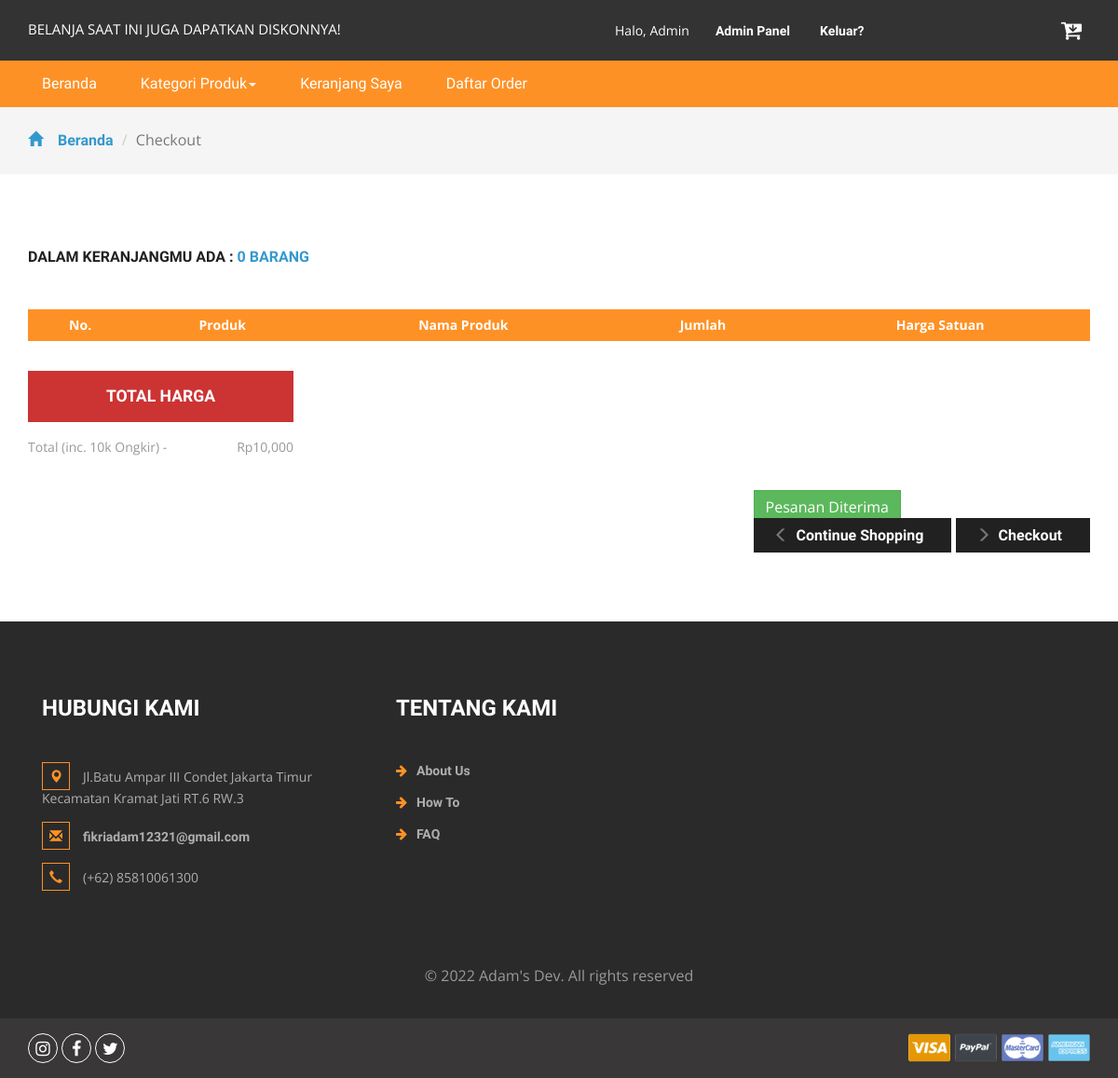
Before: /order.php?id=16S6RVz1Xs0aU (signed in) with the older database file.
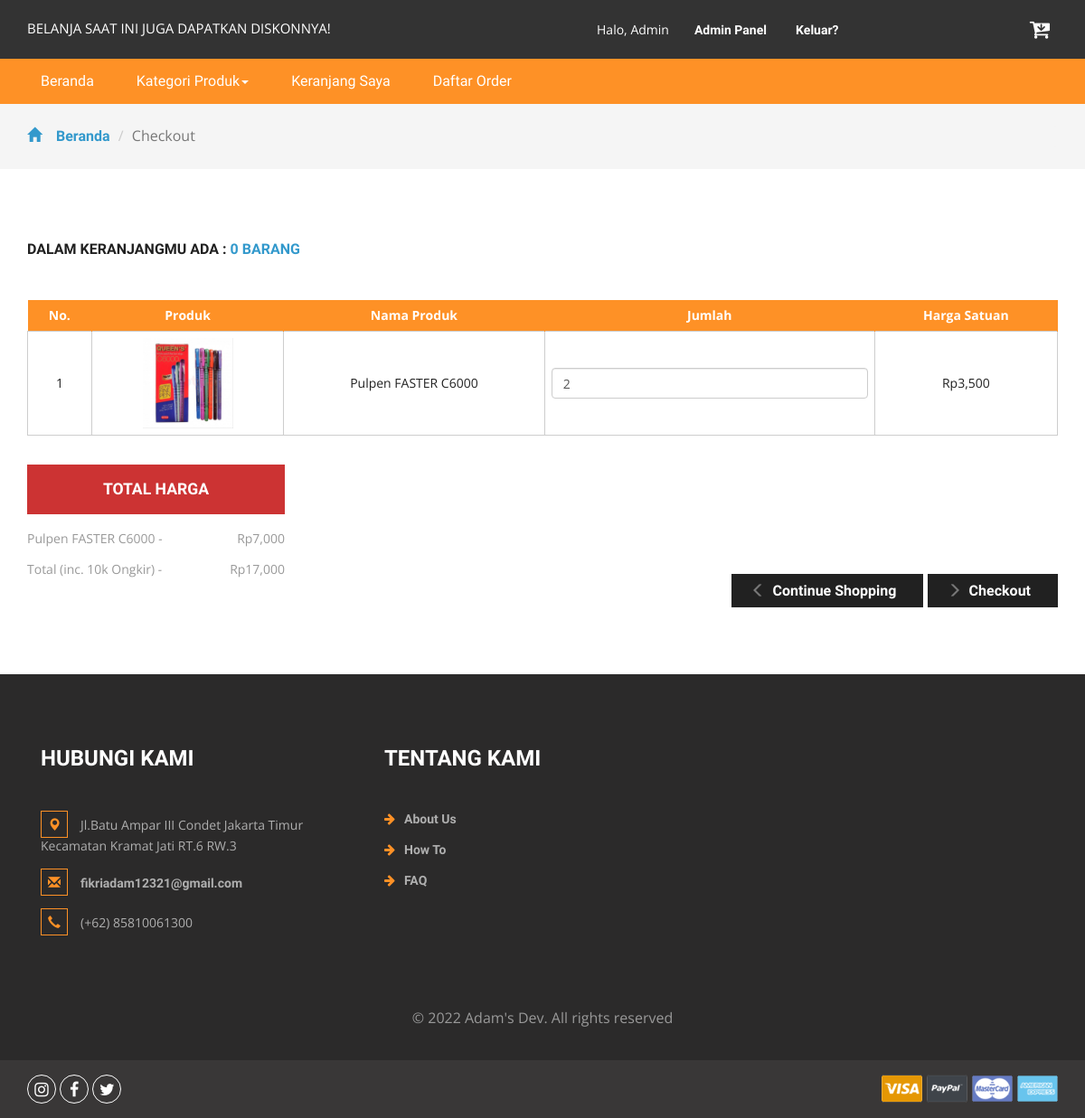
After: the same page with the newer database file.
### tables this page shows
CREATE TABLE `detailorder` (
  `detailid` int(11) NOT NULL,
  `orderid` varchar(100) NOT NULL,
  `idproduk` int(11) NOT NULL,
  `qty` int(11) NOT NULL
);

CREATE TABLE `produk` (
  `idproduk` int(11) NOT NULL,
  `idkategori` int(11) DEFAULT NULL,
  `namaproduk` varchar(100) DEFAULT NULL,
  `gambar` varchar(100) DEFAULT NULL,
  `deskripsi` varchar(200) DEFAULT NULL,
  `rate` int(11) DEFAULT NULL,
  `hargabefore` int(11) DEFAULT NULL,
  `hargaafter` int(11) DEFAULT NULL,
  `stok` int(11) DEFAULT NULL,
  `ukuran` varchar(100) DEFAULT NULL
);

### order.php (the view, shortened to what the changed rows need)
<?php
include 'dbconnect.php';
$idorder = $_GET['id'];
$uid = $_SESSION['id'];
$caricart = mysqli_query($conn, "SELECT * FROM cart WHERE userid='$uid' and status='Cart'");
$fetc = mysqli_fetch_array($caricart);
$orderidd = @$fetc['orderid'];
$itungtrans = mysqli_query($conn, "SELECT count(detailid) as jumlahtrans, idproduk from detailorder WHERE orderid='$orderidd'");
$itungtrans2 = mysqli_fetch_assoc($itungtrans);
$itungtrans3 = $itungtrans2['jumlahtrans'];
?>
<!DOCTYPE html>
<html>
<head>
	<link href="css/bootstrap.css" rel="stylesheet" type="text/css" media="all" />
	<link href="css/style.css" rel="stylesheet" type="text/css" media="all" />
	<link href="css/font-awesome.css" rel="stylesheet">
</head>
<body>
	<div class="checkout">
		<div class="container">
			<h2>Dalam keranjangmu ada : <span><?= $itungtrans3 ?> barang</span></h2>
			<div class="checkout-right">
				<table class="timetable_sub">
					<thead>
						<tr>
							<th>No.</th>
							<th>Produk</th>
							<th>Nama Produk</th>
							<th>Jumlah</th>
							<th>Harga Satuan</th>
						</tr>
					</thead>
					<?php
					$brg = mysqli_query($conn, "SELECT * FROM detailorder d, produk p WHERE orderid='$idorder' and d.idproduk=p.idproduk ORDER BY d.idproduk ASC");
					$no = 1;
					while ($b = mysqli_fetch_array($brg)) {
					?>
						<tr class="rem1">
							<form method="post">
								<td class="invert"><?= $no++ ?></td>
								<td class="invert"><a href="product.php?idproduk=<?= $b['idproduk'] ?>"><img src="<?= $b['gambar'] ?>" width="100px" height="100px" /></a></td>
								<td class="invert"><?= $b['namaproduk'] ?></td>
								<td class="invert">
									<div class="quantity">
										<div class="quantity-select">
											<input type="number" name="jumlah" class="form-control" height="100px" value="<?= $b['qty'] ?>" \>
										</div>
									</div>
								</td>
								<td class="invert">Rp<?= number_format($b['hargaafter']) ?></td>
						</tr>
					<?php
					}
					?>
				</table>
			</div>
			<div class="checkout-left">
				<div class="checkout-left-basket">
					<ul>
						<?php
						$brg = mysqli_query($conn, "SELECT * FROM detailorder d, produk p WHERE orderid='$idorder' and d.idproduk=p.idproduk ORDER BY d.idproduk ASC");
						$subtotal = 10000;
						while ($b = mysqli_fetch_array($brg)) {
							$hrg = $b['hargaafter'];
							$qtyy = $b['qty'];
							$totalharga = $hrg * $qtyy;
							$subtotal += $totalharga
						?>
							<li><?= $b['namaproduk'] ?><i> - </i> <span>Rp<?= number_format($totalharga) ?> </span></li>
						<?php
						}
						?>
						<li>Total (inc. 10k Ongkir)<i> - </i> <span>Rp<?= number_format($subtotal) ?></span></li>
					</ul>
				</div>
				<div class="checkout-right-basket">
					<?php
					$fetc = mysqli_fetch_array(mysqli_query($conn, "SELECT * FROM cart WHERE orderid='$idorder' and status='Selesai'"));
					if (!isset($fetc)) { ?>
						<form method="post">
							<input type="submit" name="selesai" class="btn btn-success" value="Pesanan Diterima" \>
						</form>
					<?php } ?>
				</div>
			</div>
		</div>
	</div>
	<link href="css/skdslider.css" rel="stylesheet">
</body>
</html>

Changed rows visible on the page:
added detailorder: idproduk.gambar (picture), idproduk.namaproduk "Pulpen FASTER C6000", jumlah "2", idproduk.hargaafter "3,500", totalharga "7,000"
Other visible differences:
$subtotal: "10,000" → "17,000"
form field selesai: "Pesanan Diterima" → (not shown)
